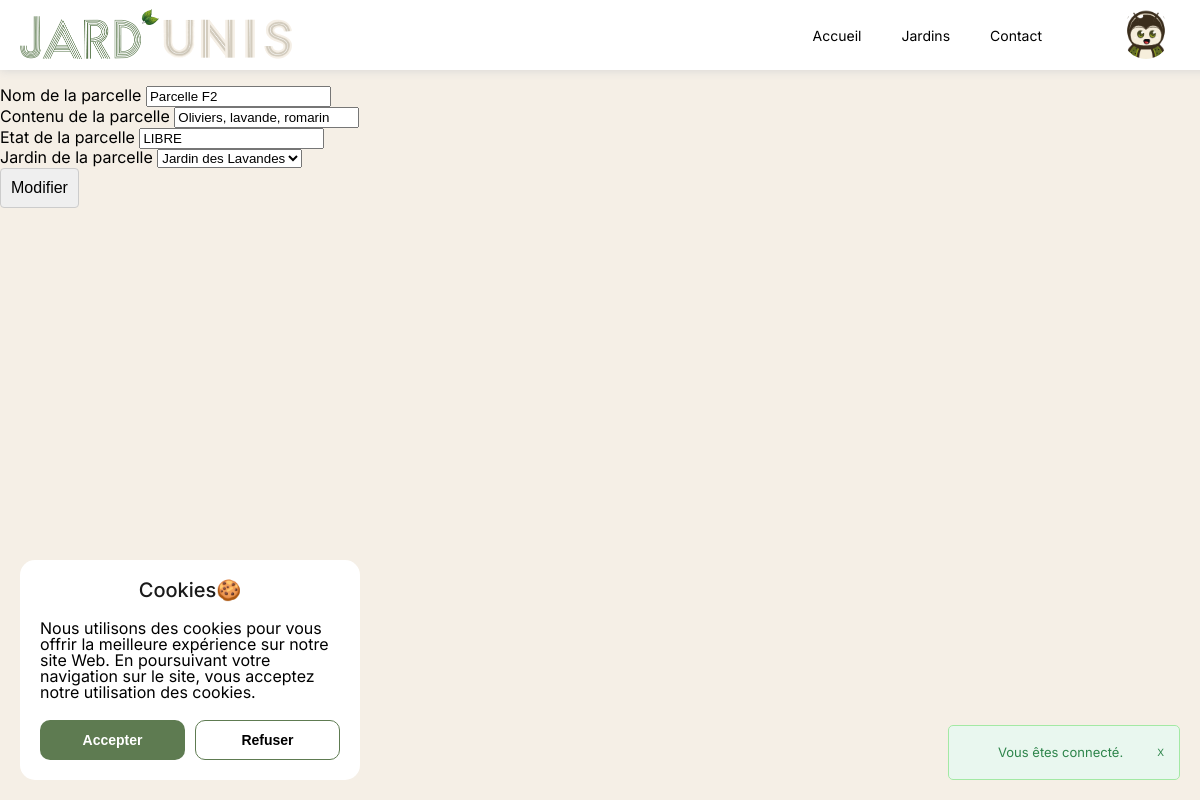
/parcelles/modifParcelleUser.php?parcelles=12 (signed in), run on the app's committed database.
### tables this page shows
CREATE TABLE `users` (
  `user_id` int(11) NOT NULL,
  `user_nom` varchar(50) NOT NULL,
  `user_prnm` varchar(50) NOT NULL,
  `user_login` varchar(50) NOT NULL,
  `user_pass` varchar(255) NOT NULL,
  `user_email` varchar(100) NOT NULL,
  `user_photo` varchar(100) NOT NULL DEFAULT 'default_user.webp'
);

CREATE TABLE `parcelles` (
  `parcelle_id` int(11) NOT NULL,
  `parcelle_nom` varchar(100) NOT NULL,
  `parcelle_content` varchar(50) NOT NULL,
  `parcelle_etat` varchar(10) NOT NULL,
  `parcelle_reservation` int(11) DEFAULT NULL,
  `_jardin_id` int(11) NOT NULL,
  `_user_id` int(255) NOT NULL
);

### parcelles/modifParcelleUser.php (the view, shortened to what this page needs)
<?php
require '../model/connectBD.php';
require '../composants/head.php';
require '../composants/header.php';
?>
<h1>
</h1>
<?php
$parcelle_id = $_GET['parcelles'];
$query = "SELECT * FROM parcelles WHERE parcelle_id = '" . $parcelle_id . "'";
$req = $bd->query($query);
$parcelle = $req->fetch();
?>
<form action="verifModifParcelleUser.php" method="post">
    <div>
        <label for="parcelle_nom">Nom de la parcelle</label>
        <input type="text" name="parcelle_nom" id="parcelle_nom" value="<?php echo $parcelle['parcelle_nom'] ?>">
    </div>
    <div>
        <label for="parcelle_content">Contenu de la parcelle</label>
        <input type="text" name="parcelle_content" id="parcelle_content" value="<?php echo $parcelle['parcelle_content'] ?>">
    </div>
    <div>
        <label for="parcelle_etat">Etat de la parcelle</label>
        <input type="text" name="parcelle_etat" id="parcelle_etat" value="<?php echo $parcelle['parcelle_etat'] ?>">
    </div>
    <div>
        <label for="_jardin_id">Jardin de la parcelle</label>
        <select name="_jardin_id" id="_jardin_id">
            <?php
            $query = "SELECT * FROM jardins WHERE jardin_id = '" . $parcelle['_jardin_id'] . "'";
            $req = $bd->query($query);
            $jardins = $req->fetchAll();
            foreach ($jardins as $jardin) {
                echo '<option value="' . $jardin['jardin_id'] . '">' . $jardin['jardin_nom'] . '</option>';
            }
            ?>
        </select>
    </div>
    <div>
        <input type="submit" value="Modifier">
    </div>
</form>

### composants/header.php (shortened to what this page needs)
<header id="main-header">
    <div id="items-header">
        <a href="/index.php" title="ACCUEIL"><img src="../src/assets/img/logo.webp" alt="Logo"></a>
        <div id="links-header">
            <nav>
                <ul>
                    <li <?php echo (basename($_SERVER['PHP_SELF']) == 'index.php') ? 'class="current"' : ''; ?>><a href="/index.php">Accueil</a></li>
                    <li <?php echo (basename($_SERVER['PHP_SELF']) == 'jardins.php') ? 'class="current"' : ''; ?>><a href="/jardins.php">Jardins</a></li>
                    <li <?php echo (basename($_SERVER['PHP_SELF']) == 'contact.php') ? 'class="current"' : ''; ?>><a href="/contact.php">Contact</a></li>
                </ul>
                <ul>
                    <?php
                    if (isset($_SESSION['user_id'])) {
                        echo '<div class="img-profile">';
                        $reqPhoto = "SELECT user_photo FROM users WHERE user_id = '" . $_SESSION['user_id'] . "'";
                        $resultatPhoto = $bd->query($reqPhoto);
                        $photo = $resultatPhoto->fetch()['user_photo'];
                        echo '<img src="/src/assets/uploads/' . $photo . '" alt="Photo de profil">';
                        echo '</div>';
                        }
                    ?>
                </ul>
            </nav>
        </div>
    </div>
</header>
<?php
if (isset($_SESSION['alert_type']) && isset($_SESSION['alert_message'])) {
    echo '<label>
                <input type="checkbox" class="alertCheckbox" autocomplete="off" />
                <div class="alert '.$_SESSION['alert_type'].'">
                    <span class="alertClose">X</span>
                    <span class="alertText">'.$_SESSION['alert_message'].'</span>
                </div>
            </label>'."\n";
}
?>
<?php
require 'cookie.php';
?>

### src/assets/css/style.css (style rules this page uses)
html, body, div, span, applet, object, iframe, h1, h2, h3, h4, h5, h6, p, blockquote, pre, a, abbr, acronym, address, big, cite, code, del, dfn, em, img, ins, kbd, q, s, samp, small, strike, strong, sub, sup, tt, var, b, u, i, center, dl, dt, dd, ol, ul, li, fieldset, form, label, legend, table, caption, tbody, tfoot, thead, tr, th, td, article, aside, canvas, details, embed, figure, figcaption, footer, header, hgroup, menu, nav, output, ruby, section, summary, time, mark, audio, video { margin: 0; padding: 0; border: 0; font-size: 100%; font: inherit; vertical-align: baseline; }
article, aside, details, figcaption, figure, footer, header, hgroup, menu, nav, section { display: block; }
body { line-height: 1; }
ol, ul { list-style: none; }
body { font-family: "Inter", sans-serif; background-color: #f5efe6; }
h1 { text-align: center; font-size: 36px; color: #5E7B51; margin-bottom: 50px; }
html, body { height: 100%; margin: 0; }
a { color: #5E7B51; }
.alert { padding: 10px; line-height: 1.8; border-radius: 5px; cursor: pointer; font-family: 'Inter', sans-serif; font-weight: 400; position: fixed; right: 0; bottom: 0; margin-bottom: 20px; margin-right: 20px; z-index: 9999; display: flex; justify-content: space-between; align-items: center; max-width: 200px; width: 100%; flex-direction: row-reverse; }
.alertText { display: table; margin: 0 auto; text-align: center; font-size: 13px; }
.alertClose { float: right; font-size: 10px; }
.success { background-color: #E9F7EF; border: 1px solid #A3E9A4; color: #2E854B; }
header { margin: 0 auto; display: flex; height: 100px; align-items: center; font-family: 'Inter', sans-serif; z-index: 10; width: 100%; box-shadow: 0 0 10px lightgray; }
#items-header { max-width: 1250px; display: flex; justify-content: space-between; width: 100%; align-items: center; margin: 0 auto; padding: 0 10px; }
header nav { left: 0; display: flex; width: 100%; justify-content: flex-end; }
header nav ul { display: flex; list-style: none; margin: 0 30px; align-items: start; }
header nav ul li { margin: 10px 20px; }
header nav ul li a { color: #000; text-decoration: none; font-size: 14px; transition: 0.3s; }
#main-header { height: 50px; display: flex; align-items: center; justify-content: space-between; padding: 10px; width: 100%; background-color: white; position: fixed; top: 0; transition: top 0.3s; z-index: 1001; }
#main-header li a { position: relative; }
#main-header li a::after { position: absolute; content: ""; width: 100%; height: 2px; top: 100%; left: 0; background-color: #5E7B51; transition: transform 0.5s; transform: scaleX(0); transform-origin: left; }
#items-header img { height: 50px; }
.img-profile { cursor: pointer; }
.img-profile img { width: 48px; height: 48px; border-radius: 50%; }
@media (min-width: 768px) { header nav ul { align-items: center; } }
.alert { padding: 15px; margin-top: 20px; border-radius: 5px; }
.block-info-reservation input[type="date"], input[type="submit"] { padding: 10px; border: 1px solid #ccc; border-radius: 4px; font-size: 16px; box-sizing: border-box; }

### data on the page
users: user_photo (placeholder picture)
parcelles: parcelle_nom "Parcelle F2", parcelle_content "Oliviers, lavande, romarin", parcelle_etat "LIBRE"

### other printed values
$_SESSION['alert_message'] "Vous êtes connecté."
form field _jardin_id "Jardin des Lavandes"
